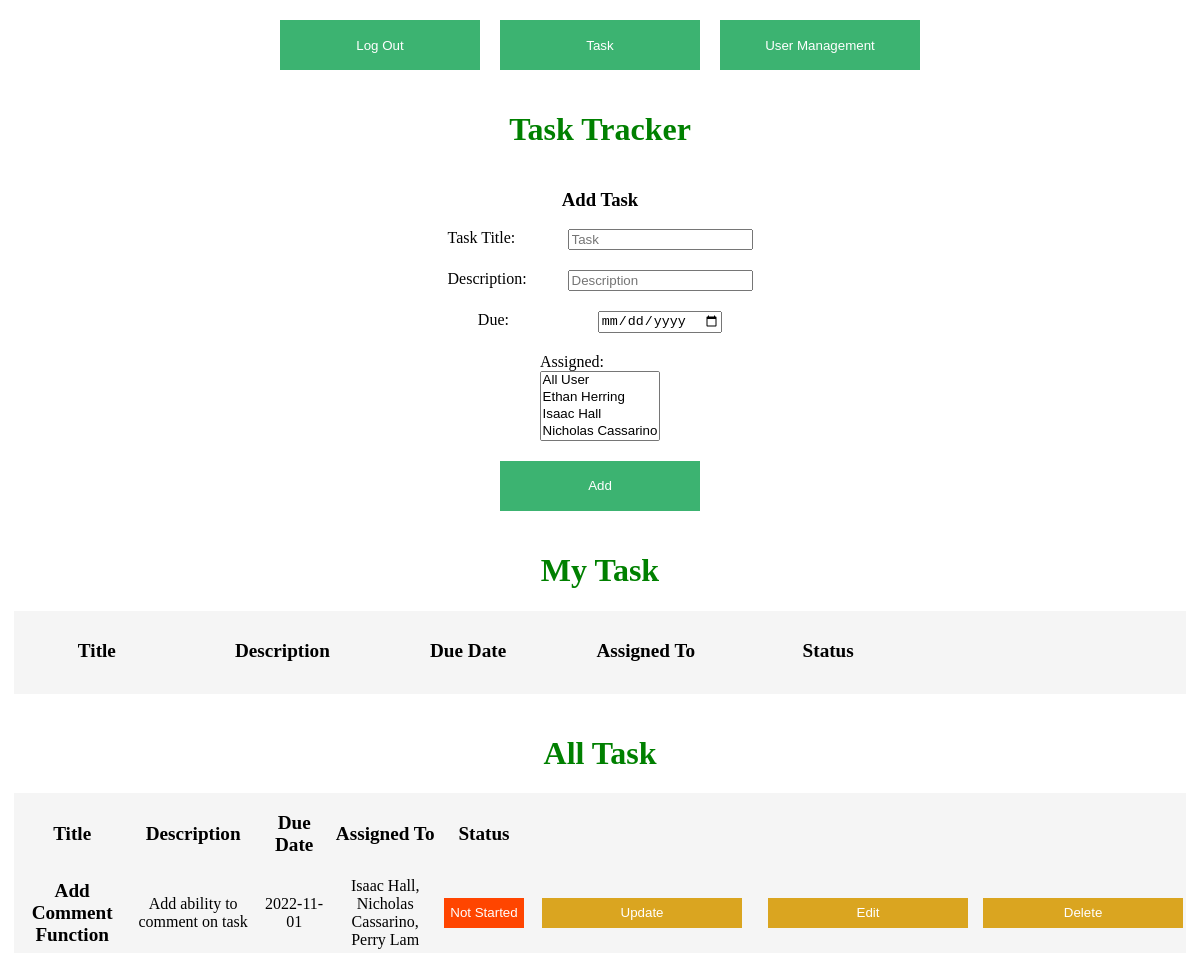
The page /task (signed in) on the database as committed earlier.
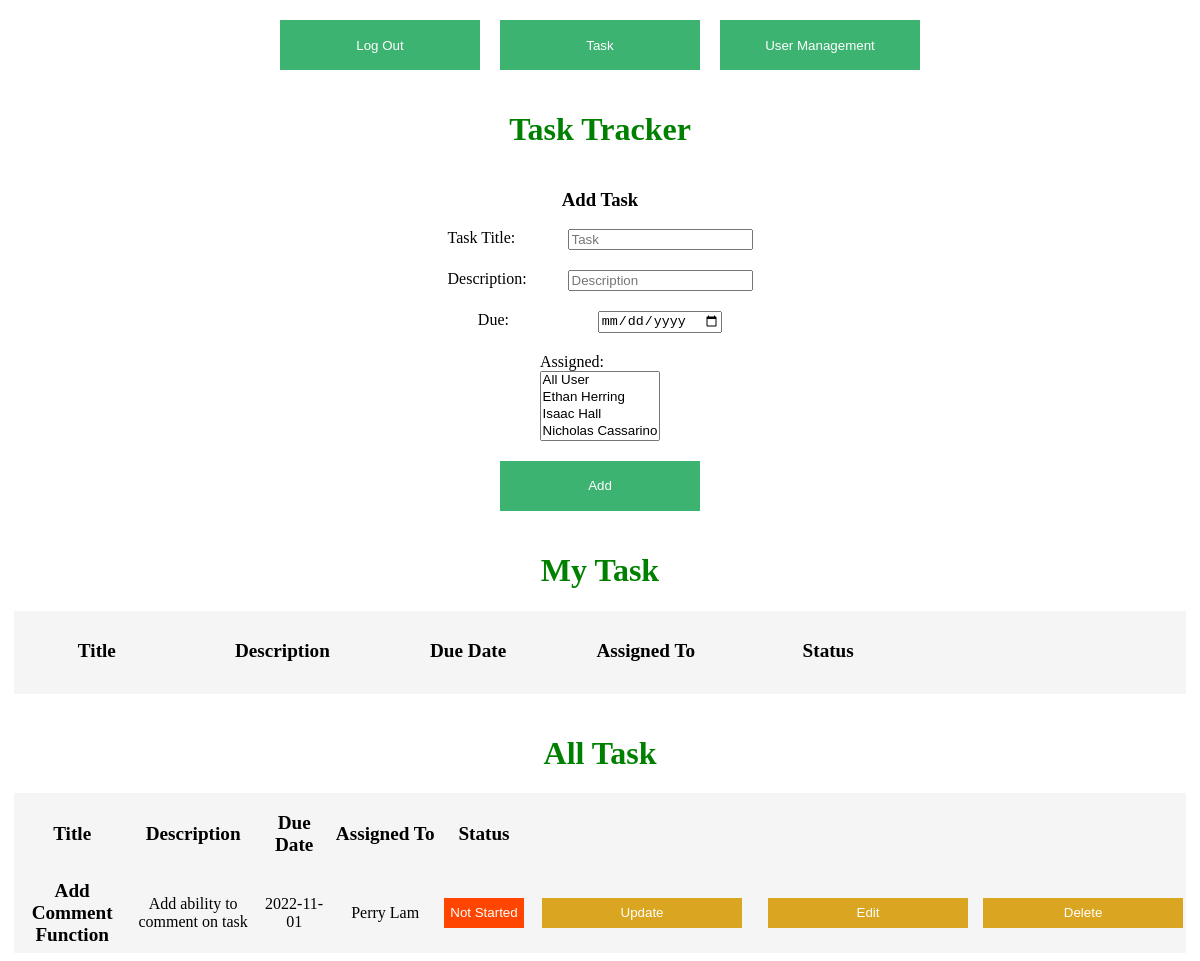
The same page on the database as committed later.
### app.py (models this page shows)
class Todo(db.Model):
    id = db.Column(db.Integer, primary_key=True)
    title = db.Column(db.String(100))
    description = db.Column(db.String(4150))
    assigned = db.Column(db.String(100))
    due = db.Column(db.Date)
    complete = db.Column(db.Integer)
    createdBy = db.Column(db.Integer)

### app.py (the view)
@app.route('/task')
def task():
    global user
    if user == User:
        return render_template('login.html', message="Please Log In To access this page")
    todo_list = Todo.query.all()
    user_list = User.query.all()
    return render_template('task.html', todo_list=todo_list, user_list=user_list, user=user)

### templates/task.html (shortened to what this page needs)
<!DOCTYPE html>
<html lang="en">
<head>
    <link rel="stylesheet" href="./static/main.css">
</head>
<body>
<div class="top-contain">
    <a href="/logout">
        <button class="top-bar">Log Out</button>
    </a>
    <a href="/task">
        <button class="top-bar">Task</button>
    </a>
    <a href="/ViewUsers">
        <button class="top-bar">User Management</button>
    </a>
</div>
<div class="h">
    <h1>Task Tracker</h1>
</div>
<form action="/add" method="post">
    <div class="register-container">
        <h3>Add Task</h3>
        <div class="form-item">
            <label>Task Title:</label>
            <input required type="text" name="title" placeholder="Task">
        </div>
        <div class="form-item">
            <label>Description:</label>
            <input type="text" name="description" placeholder="Description">
        </div>
        <div class="form-item">
            <label>Due:</label>
            <input required type="date" name="due">
        </div>
        <label>Assigned:</label>
        <select required name="assigned" id="assigned" multiple>
            <option value="All">All User</option>
            {% for user in user_list %}
                <option value="{{ user.name }}">{{ user.name }}</option>
            {% endfor %}
        </select>
        <button class="submit-button" type="submit">Add</button>
    </div>
</form>
<div class="h">
    <h1>My Task</h1>
</div>
<div id="todo" class="todo">
    <table>
        <thead>
        <th>Title</th>
        <th>Description</th>
        <th>Due Date</th>
        <th>Assigned To</th>
        <th>Status</th>
        <th></th>
        <th></th>
        </thead>
    </table>
</div>
{% if user.access==1 %}
    <div class="h">
        <h1>All Task</h1>
    </div>
    <div id="todo" class="todo">
        <table>
            <thead>
            <tr>
                <th>Title</th>
                <th>Description</th>
                <th>Due Date</th>
                <th>Assigned To</th>
                <th>Status</th>
                <th></th>
                <th></th>
            </tr>
            </thead>
            <tbody>
            {% for todo in todo_list %}
                <tr>
                    <td class="title">{{ todo.title }}</td>
                    <td>{{ todo.description }}</td>
                    <td>{{ todo.due }}</td>
                    <td>{{ todo.assigned }}</td>
                    <td>{% if todo.complete == 0 %}
                        <button class="notStarted">Not Started</button>
                    {% elif todo.complete == 1 %}
                        <button class="inProgress">In Progress</button>
                    {% else %}
                        <button class="complete">Complete</button>{% endif %}
                    </td>
                    <td><a href="/update/{{ todo.id }}">
                        <button>Update</button>
                    </a></td>
                    {% if todo.createdBy == user.id or user.access == 1 %}
                        <td><a href="/editTask/{{ todo.id }}">
                            <button>Edit</button>
                        </a></td>
                        <td><a href="/delete/{{ todo.id }}">
                            <button>Delete</button>
                        </a></td>
                    {% endif %}</tr>
            {% endfor %}
            </tbody>
        </table>
    </div>
{% endif %}
</body>
</html>

### static/main.css (style rules this page uses)
h1 { color: green; }
label:not(.ex) { display: block; float: left; width: 120px; }
h3 { font-weight: bold; text-align: left; }
th { font-size: larger; height: 75px; width: 550px; }
td { height: 75px; }
td > a > button { width: 200px; height: 30px; background-color: goldenrod; border-style: none; color: white; }
a { text-decoration: none; }
.todo { text-align: center; background-color: whitesmoke; width: 99%; margin-left: auto; margin-right: auto; }
.notStarted { background-color: orangered; border-style: none; color: white; height: 30px; }
.title { font-weight: bold; font-size: larger; }
.top-bar { background-color: mediumseagreen; border-style: none; color: white; height: 50px; width: 200px; margin-right: 10px; margin-left: 10px; }
.top-contain { margin-top: 20px; display: flex; justify-content: center; }
.submit-button { background-color: mediumseagreen; border-style: none; color: white; height: 50px; width: 200px; margin-top: 20px; }
.register-container { display: flex; flex-direction: column; justify-content: center; align-items: center; }
div.h { margin-top: 20px; display: flex; flex-direction: column; justify-content: center; text-align: center; }
div.form-item { margin-bottom: 20px; }

Rows that differ between the two databases and show on the page:
changed Todo "Add Comment Function": assigned "Isaac Hall, Nicholas Cassarino, Perry Lam" → "Perry Lam"
